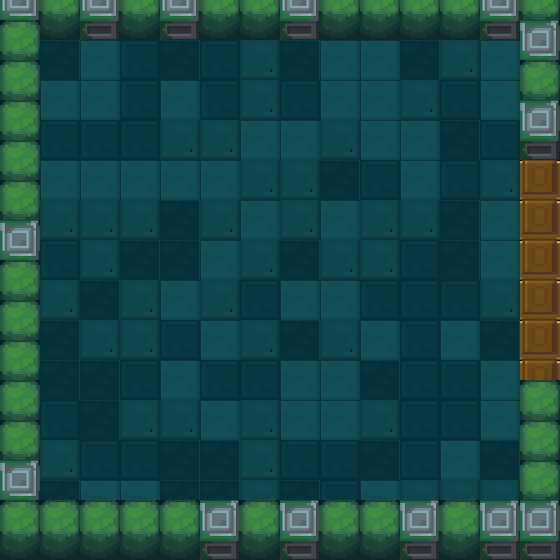

Rendered tile map (Tiled .tmx) drawn with the repository's tilesets; below, a short description and the map source with its tile grids summarised:
An orthogonal 14x14 tile map with 40x40 px tiles, 3 tile layers (exit, floor, roomVerge), 1 hidden layer not drawn, 4 tilesets.

<map version="1.0" orientation="orthogonal" renderorder="right-down" width="14" height="14" tilewidth="40" tileheight="40">
 <tileset firstgid="1" name="floors" tilewidth="40" tileheight="40">
  <image source="floors.png" width="160" height="40" />
 </tileset>
 <tileset firstgid="5" name="roomVerges" tilewidth="40" tileheight="60">
  <image source="1.png" width="80" height="60" />
 </tileset>
 <tileset firstgid="7" name="exit" tilewidth="40" tileheight="40">
  <image source="上下门（关）.png" width="40" height="80" />
 </tileset>
 <tileset firstgid="9" name="meta" tilewidth="40" tileheight="40">
  <image source="meta_tiles.png" width="280" height="70" />
  <tile id="0">
   <properties>
    <property name="Collidable" value="true" />
   </properties>
  </tile>
 </tileset>
 <layer name="Meta" width="14" height="14" visible="0">
  <data>[196 cells, 46 non-empty, 1 distinct tile ids]</data>
 </layer>
 <layer name="exit" width="14" height="14">
  <properties>
   <property name="cc_vertexz" value="-500" />
  </properties>
  <data>[196 cells, 6 non-empty, 1 distinct tile ids]</data>
 </layer>
 <layer name="floor" width="14" height="14">
  <properties>
   <property name="cc_vertexz" value="-500" />
  </properties>
  <data>[196 cells, 144 non-empty, 4 distinct tile ids]</data>
 </layer>
 <layer name="roomVerge" width="14" height="14">
  <properties>
   <property name="cc_vertexz" value="automatic" />
  </properties>
  <data>[196 cells, 46 non-empty, 2 distinct tile ids]</data>
 </layer>
</map>
